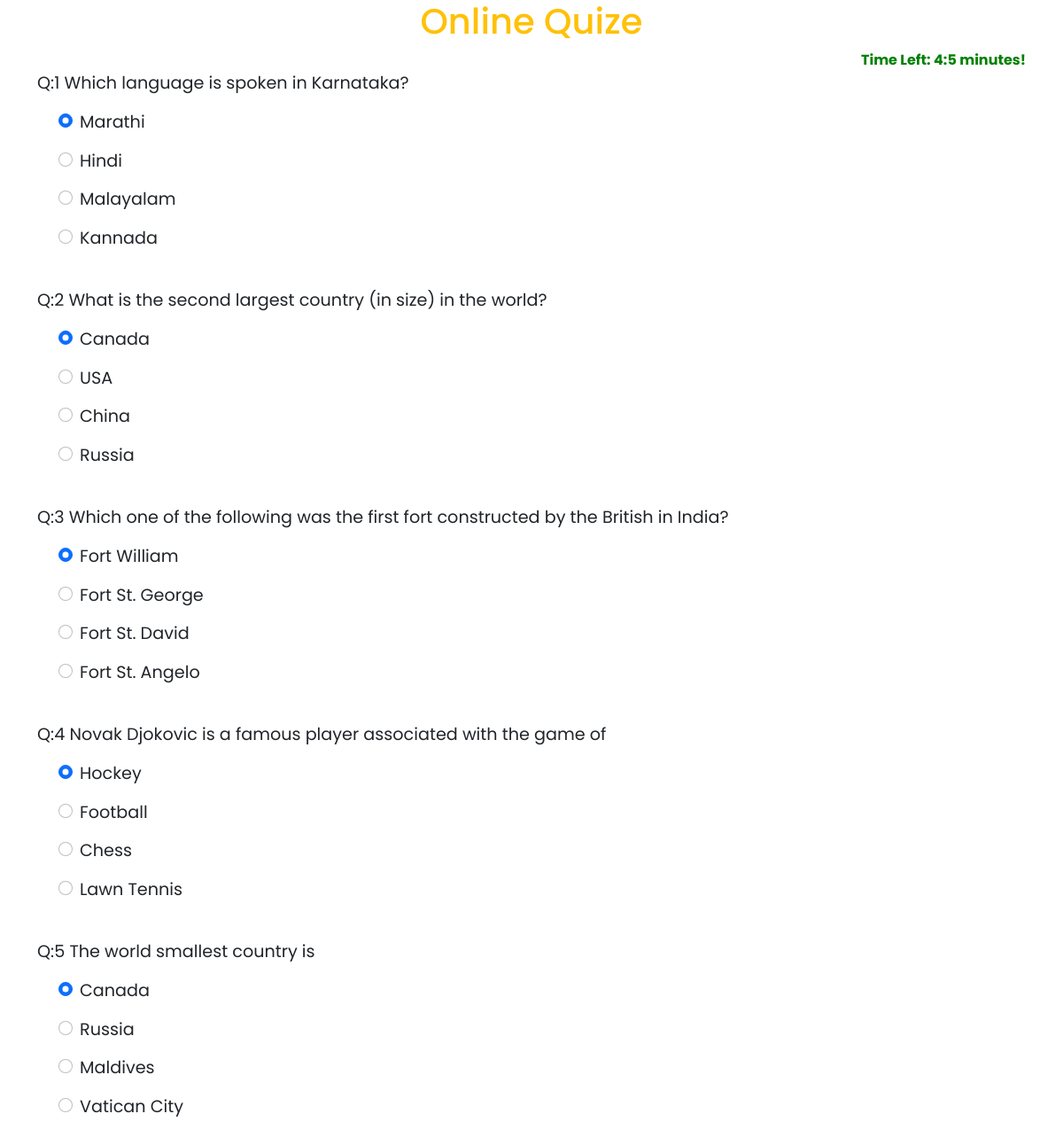
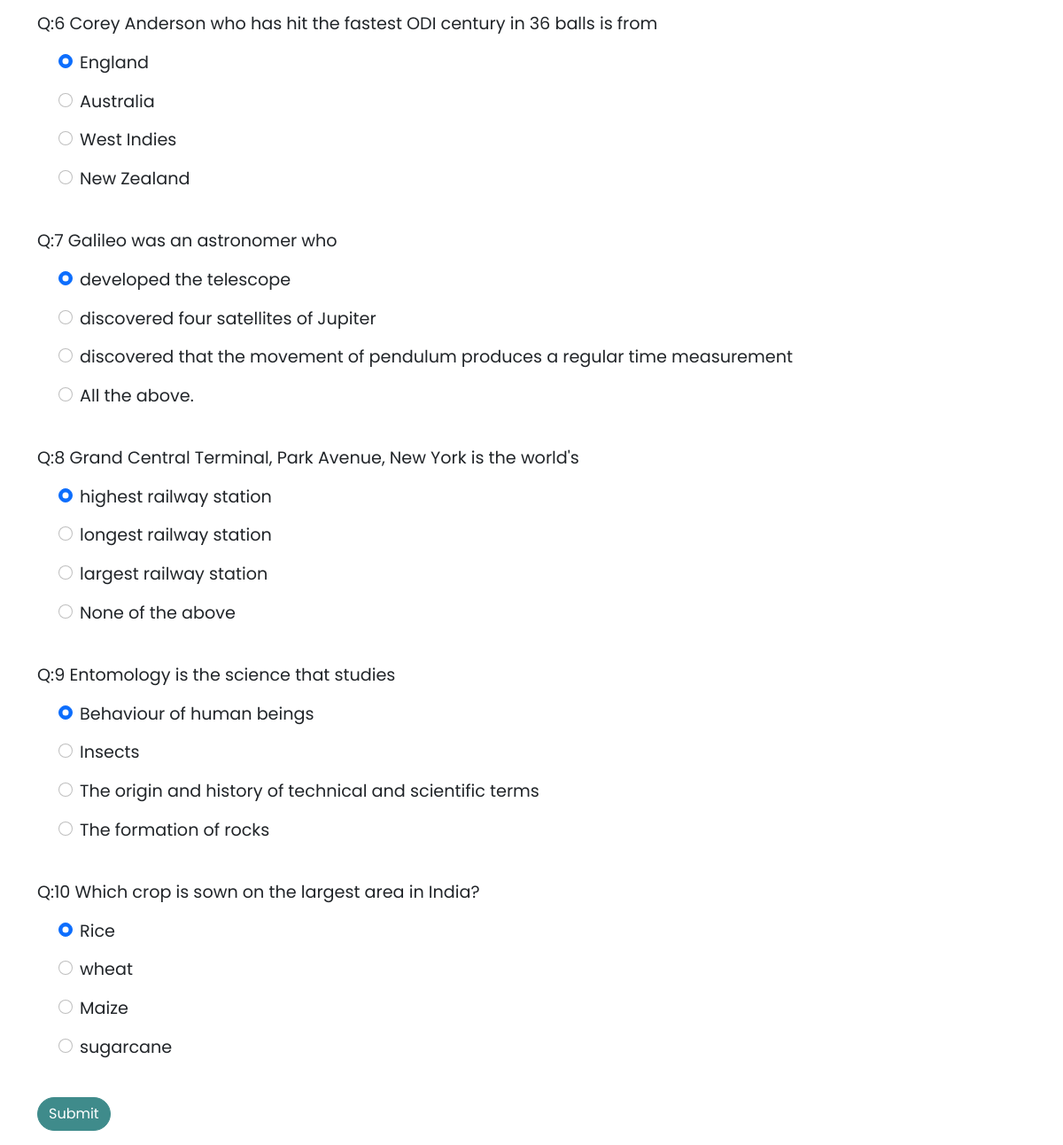
Screenshot of /quizetest/ with the database file from the repository (2 pictures, top to bottom).
### quizeapp/models.py (models this page shows, shortened)
class QuizeQuestion(models.Model):
    question = models.CharField(max_length=255)
    option1 = models.CharField(max_length=255)
    option2 = models.CharField(max_length=255)
    option3 = models.CharField(max_length=255)
    option4 = models.CharField(max_length=255)
    answer = models.CharField(max_length=255)

### quizeapp/views.py (the view)
# urls.py: path('quizetest/',views.quizetest,name='quizetest'),
def quizetest(request):
    obj = QuizeQuestion.objects.all()[:10]
    return render(request,'quizetest.html',{'obj':obj})

### quizeapp/templates/quizetest.html (shortened to what this page needs)
<!doctype html>
<html lang="en">
  <head>
    <link href="https://cdn.jsdelivr.net/npm/bootstrap@5.0.2/dist/css/bootstrap.min.css" rel="stylesheet">
  </head>
  <body style="background-color: white;">
    <h1 class="text-center text-warning">Online Quize</h1>
    <section>
      <div class="container mb-3">
       <b><div align="right" style="color:green;">Time Left: <span id="timer">05:00</span> minutes!</div></b>
         <form method='post' action='/result/'>
            {% for q  in obj %}
            <div class="form-group">
              <label for="question">Q:{{forloop.counter}} {{q.question}}</label>
            </div>
            <div class="form-check">
                <div class="form-check">
                    <input class="form-check-input" type="radio" name="{{q.question}}" id="gridRadios1" value="option1" checked>
                    <label class="form-check-label" for="gridRadios1">
                        {{q.option1}}
                    </label>
                </div>
                <div class="form-check">
                    <input class="form-check-input" type="radio" name="{{q.question}}" id="gridRadios2" value="option2">
                    <label class="form-check-label" for="gridRadios2">
                        {{q.option2}}
                    </label>
                </div>
                <div class="form-check">
                    <input class="form-check-input" type="radio" name="{{q.question}}" id="gridRadios1" value="option3">
                    <label class="form-check-label" for="gridRadios1">
                        {{q.option3}}
                    </label>
                </div>
                <div class="form-check">
                    <input class="form-check-input" type="radio" name="{{q.question}}" id="gridRadios2" value="option4">
                    <label class="form-check-label" for="gridRadios2">
                        {{q.option4}}
                    </label>
                </div>
                <br>
            </div>
            {% endfor %}
            <button type="submit" class="btn btn-primary">Submit</button>
          </form>
        </div>
    </section>
  </body>
</html>

### quizeapp/templates/quizetest.html (style rules this page uses)
* { padding: 0;margin: 0;box-sizing: border-box;font-family: 'Poppins', sans-serif }
body { background: teal }
label { display: block;margin-bottom: 15px;font-size: 1.2rem;cursor: pointer }
.btn.btn-primary { background-color: rgb(63, 139, 139);border: 1px solid rgb(63, 139, 139) }
.btn { background-color: inherit;border: 1px solid rgb(63, 139, 139);border-radius: 20px }

### rows the page displays
QuizeQuestion: question "Which language is spoken in Karnataka?", option1 "Marathi", option2 "Hindi", option3 "Malayalam", option4 "Kannada"
QuizeQuestion: question "What is the second largest country (in size) in the world?", option1 "Canada", option2 "USA", option3 "China", option4 "Russia"
QuizeQuestion: question "Which one of the following was the first fort constructed by the British in India?", option1 "Fort William", option2 "Fort St. George", option3 "Fort St. David", option4 "Fort St. Angelo"
QuizeQuestion: question "Novak Djokovic is a famous player associated with the game of", option1 "Hockey", option2 "Football", option3 "Chess", option4 "Lawn Tennis"
QuizeQuestion: question "The world smallest country is", option1 "Canada", option2 "Russia", option3 "Maldives", option4 "Vatican City"
QuizeQuestion: question "Corey Anderson who has hit the fastest ODI century in 36 balls is from", option1 "England", option2 "Australia", option3 "West Indies", option4 "New Zealand"
QuizeQuestion: question "Galileo was an astronomer who", option1 "developed the telescope", option2 "discovered four satellites of Jupiter", option3 "discovered that the movement of pendulum produces a regular time measurement", option4 "All the above."
QuizeQuestion: question "Grand Central Terminal, Park Avenue, New York is the world's", option1 "highest railway station", option2 "longest railway station", option3 "largest railway station", option4 "None of the above"
QuizeQuestion: question "Entomology is the science that studies", option1 "Behaviour of human beings", option2 "Insects", option3 "The origin and history of technical and scientific terms", option4 "The formation of rocks"
QuizeQuestion: question "Which crop is sown on the largest area in India?", option1 "Rice", option2 "wheat", option3 "Maize", option4 "sugarcane"
